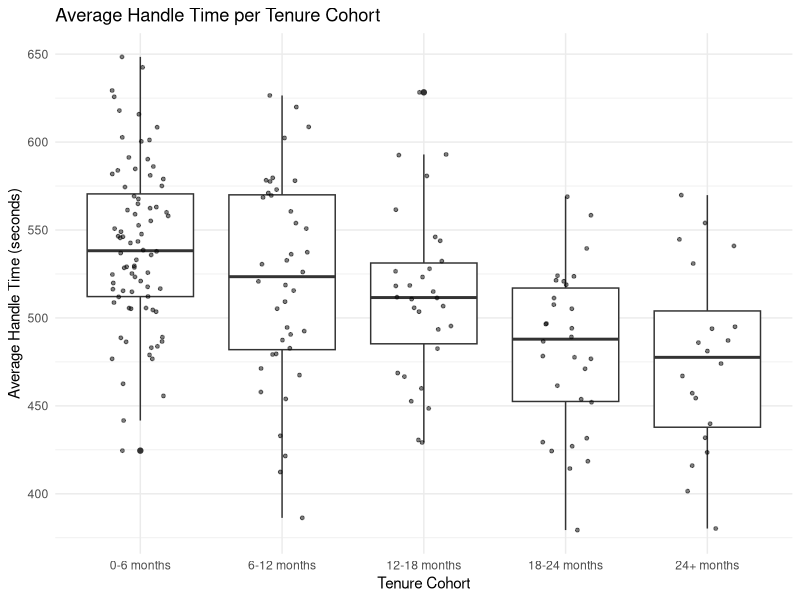
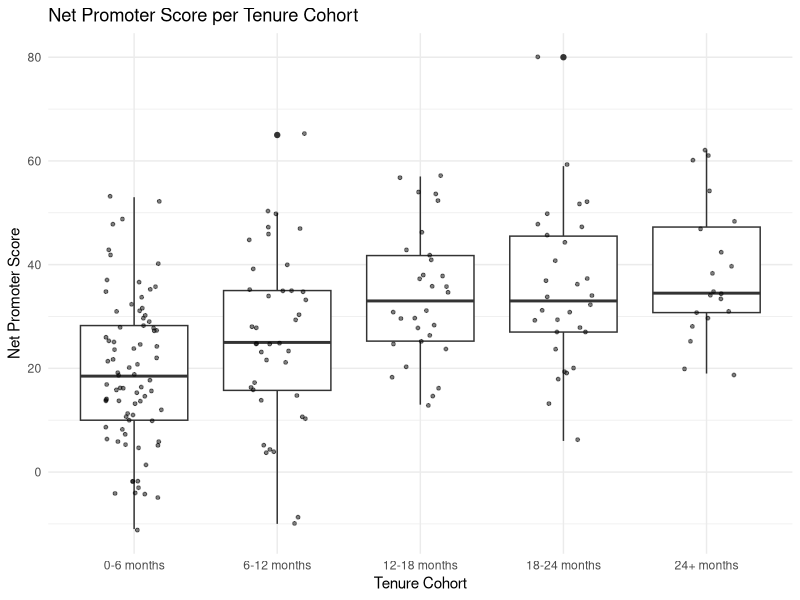
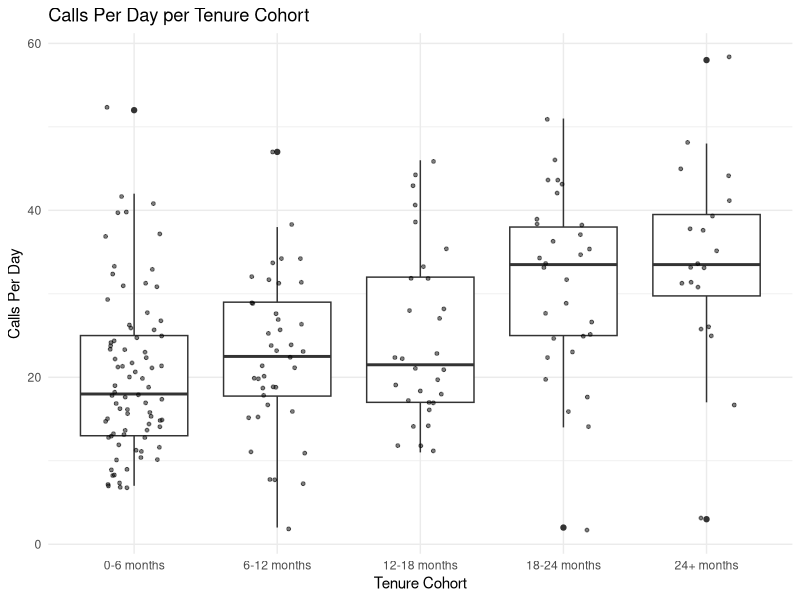
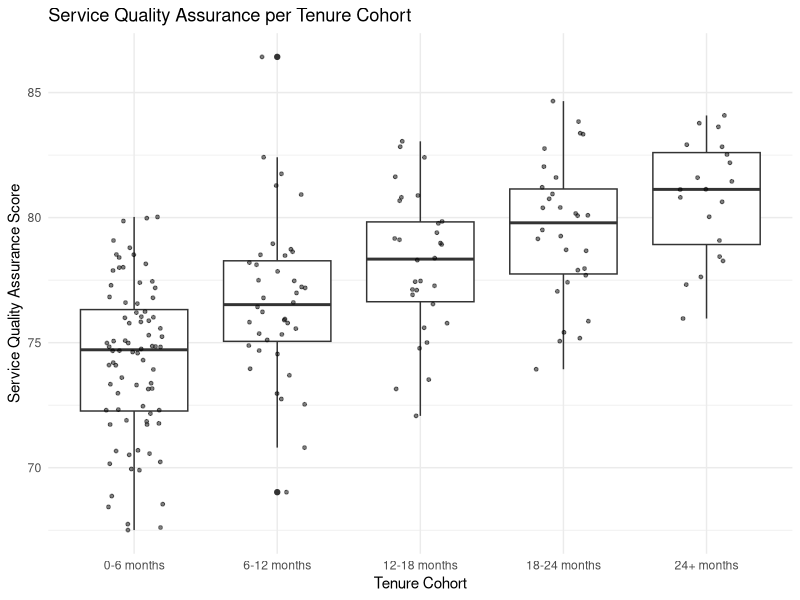
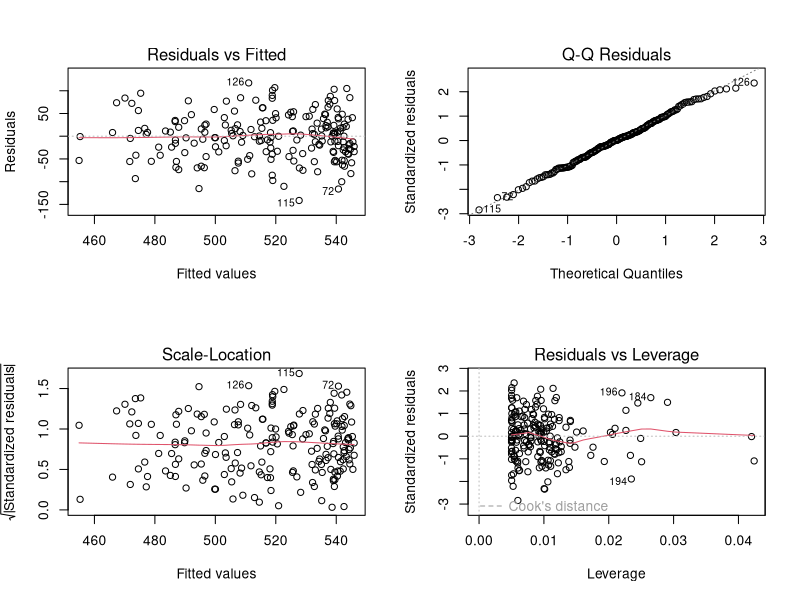
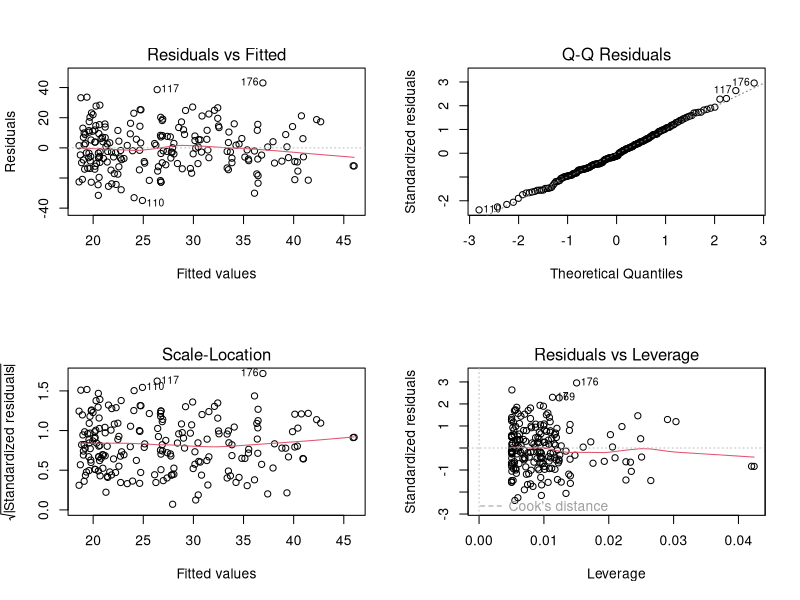
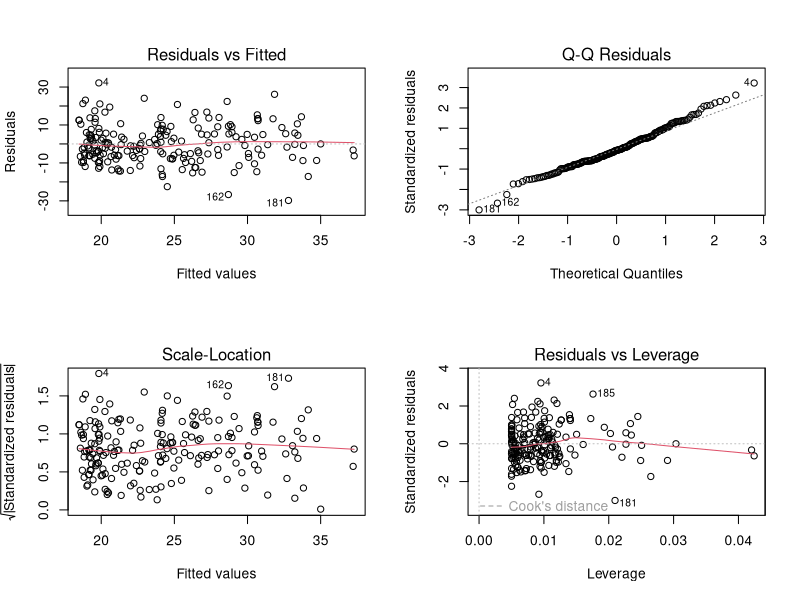
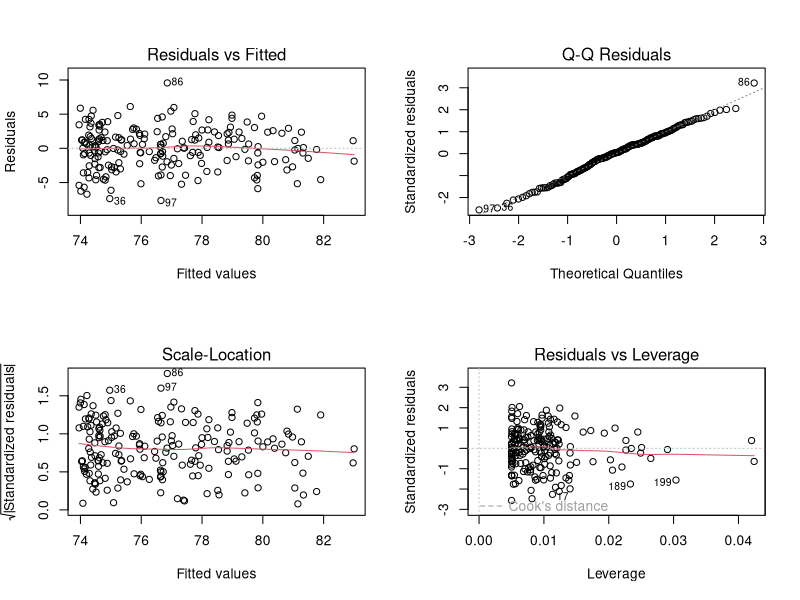

Here is the R script that generated these plots, in order:
# install.packages(c("tidyverse", "lubridate", "MASS", "reshape2", "quantreg"))

library(tidyverse)
library(MASS)
library(lubridate)
library(reshape2)
library(quantreg)

# set seed for reproducibility when generating random data
set.seed(123)

# set number of total employees
total_employees <- 200

# create row names for each tenure cohort
tenure_groups <- c("0-6 months", "6-12 months", "12-18 months", "18-24 months", "24+ months")
# distribute tenure cohorts into 40% 0-6 months and distribute the remainder among other cohorts
tenure_distribution <- c(0.4, 0.2, 0.15, 0.15, 0.1)
# get integer values of each tenure group depending on the percentage distribution
employees_per_group <- round(total_employees * tenure_distribution)

# create empty dataframe to store generated employee data
df <- data.frame()

# synthesise data
for (i in 1:length(tenure_groups)) {
  group_df <- tibble(
    EmployeeID = seq(from = 1, to = employees_per_group[i]),
    TenureGroup = tenure_groups[i],
    # generate values for KPIs from a normal distribution - sqrt function is used here to simulate the increase as tenure increases
    AHT = rnorm(n = employees_per_group[i], mean = (600 - sqrt(i)*60), sd = 50), # Increased variability
    NPS = round(rnorm(n = employees_per_group[i], mean = (5 + sqrt(i)*15), sd = 15)),  # Increased variability
    CallsPerDay = round(rnorm(n = employees_per_group[i], mean = (10 + sqrt(i)*10), sd = 10)),  # Increased variability
    # Poisson distribution used to create the number of assessments completed by each employee
    QA_Assessments = rpois(n = employees_per_group[i], lambda = 10 + (i-1)*2),  
    # Placeholder for SQA values
    SQA = rep(0, employees_per_group[i])  
  )
  
  # SQA is now the sum of individual assessment scores divided by the number of assessments
  group_df$SQA <- sapply(group_df$QA_Assessments, function(x) {
    scores = rnorm(n = x, mean = 70 + sqrt(i)*5, sd = 10) # Increased variability
    return(sum(pmin(pmax(scores, 0), 100))/x)
  })
  
  df <- bind_rows(df, group_df)
}


# ensure no negative AHT values
df$AHT <- ifelse(df$AHT < 0, abs(df$AHT), df$AHT)
# ensure no NPS scores are out of bounds (-100 - 100)
df$NPS <- pmin(pmax(df$NPS, -100), 100)
# ensure no negative calls per day
df$CallsPerDay <- ifelse(df$CallsPerDay < 0, abs(df$CallsPerDay), df$CallsPerDay)
# ensure no SQA values are out of bounds
df$SQA <- pmin(pmax(df$SQA, 0), 100)

# Add a random number of days within the appropriate range for each tenure group
# This could provide more granuluarity when fitting regression models
df$DaysEmployed <- ifelse(df$TenureGroup == "0-6 months", sample(0:180, size = nrow(df), replace = TRUE), 
                          ifelse(df$TenureGroup == "6-12 months", sample(181:365, size = nrow(df), replace = TRUE), 
                                 ifelse(df$TenureGroup == "12-18 months", sample(366:545, size = nrow(df), replace = TRUE),
                                        ifelse(df$TenureGroup == "18-24 months", sample(546:730, size = nrow(df), replace = TRUE), sample(731:1095, size = nrow(df), replace = TRUE)))))

# EDA
# create levels/factors from tenure cohorts for plotting purposes
df$TenureGroupFact <- factor(df$TenureGroup, 
                         levels = c("0-6 months", 
                                    "6-12 months", 
                                    "12-18 months", 
                                    "18-24 months", 
                                    "24+ months"))

# AHT plot
ggplot(df, aes(x = TenureGroupFact, y = AHT)) +
  geom_boxplot() +
  geom_jitter(width = 0.2, size = 1, alpha = 0.5) +
  theme_minimal() +
  labs(title = "Average Handle Time per Tenure Cohort",
       x = "Tenure Cohort",
       y = "Average Handle Time (seconds)")

# NPS plot
ggplot(df, aes(x = TenureGroupFact, y = NPS)) +
  geom_boxplot() +
  geom_jitter(width = 0.2, size = 1, alpha = 0.5) +
  theme_minimal() +
  labs(title = "Net Promoter Score per Tenure Cohort",
       x = "Tenure Cohort",
       y = "Net Promoter Score")

# CallsPerDay plot
ggplot(df, aes(x = TenureGroupFact, y = CallsPerDay)) +
  geom_boxplot() +
  geom_jitter(width = 0.2, size = 1, alpha = 0.5) +
  theme_minimal() +
  labs(title = "Calls Per Day per Tenure Cohort",
       x = "Tenure Cohort",
       y = "Calls Per Day")

# SQA plot
ggplot(df, aes(x = TenureGroupFact, y = SQA)) +
  geom_boxplot() +
  geom_jitter(width = 0.2, size = 1, alpha = 0.5) +
  theme_minimal() +
  labs(title = "Service Quality Assurance per Tenure Cohort",
       x = "Tenure Cohort",
       y = "Service Quality Assurance Score")


# increase performance of more tenured employees
# have more people at either end of the range rather than in the middle
# have better performing newer staff at lower end of AHT and NPS etc.
# make increases less aggressive between cohorts but remain linear

# create summary table showing mean/median/SD of each KPI per tenure group
df_summary <- df %>% 
  group_by(TenureGroup) %>% 
  summarise(
    Mean_AHT = mean(AHT),
    Median_AHT = median(AHT),
    SD_AHT = sd(AHT),
    Mean_NPS = mean(NPS),
    Median_NPS = median(NPS),
    SD_NPS = sd(NPS),
    Mean_CallsPerDay = mean(CallsPerDay),
    Median_CallsPerDay = median(CallsPerDay),
    SD_CallsPerDay = sd(CallsPerDay),
    Mean_SQA = mean(SQA),
    Median_SQA = median(SQA),
    SD_SQA = sd(SQA)
  )

# Fit linear models
# KPI as a function of cohort
model_AHT <- lm(AHT ~ DaysEmployed, data = df)
model_NPS <- lm(NPS ~ DaysEmployed, data = df)
model_CallsPerDay <- lm(CallsPerDay ~ DaysEmployed, data = df)
model_SQA <- lm(SQA ~ DaysEmployed, data = df)

# Calculate standard errors for each model
se_AHT <- summary(model_AHT)$coefficients["DaysEmployed", "Std. Error"]
se_NPS <- summary(model_NPS)$coefficients["DaysEmployed", "Std. Error"]
se_CallsPerDay <- summary(model_CallsPerDay)$coefficients["DaysEmployed", "Std. Error"]
se_SQA <- summary(model_SQA)$coefficients["DaysEmployed", "Std. Error"]

# Combine standard errors into a data frame
se <- data.frame(AHT = se_AHT, NPS = se_NPS, CallsPerDay = se_CallsPerDay, SQA = se_SQA)

# plot assumptions of each model
par(mfrow=c(2,2))
plot(model_AHT)

par(mfrow=c(2,2))
plot(model_NPS)

par(mfrow=c(2,2))
plot(model_CallsPerDay)

par(mfrow=c(2,2))
plot(model_SQA)

# The KPI with the highest R-squared value has the strongest linear relationship with tenure. 
# Thus, the benchmarks for this KPI could be considered the most significant or reliable, 
# in terms of being predicted by tenure
summary(model_AHT)$r.squared
summary(model_NPS)$r.squared
summary(model_CallsPerDay)$r.squared
summary(model_SQA)$r.squared


# make predictions for KPI benchmarks per tenure cohort using quantile regression

# Define tenure midpoints
midpoints <- c(90, 270, 450, 630, 900)

# Initialize benchmarks data frame
benchmarks <- data.frame(TenureGroup = c("0-6 months", "6-12 months", "12-18 months", "18-24 months", "24+ months"),
                         DaysEmployed = midpoints)

# List of KPIs
kpis <- c("AHT", "NPS", "CallsPerDay", "SQA")

# Loop over KPIs
for (kpi in kpis) {
  # Fit quantile regression model for current KPI
  model <- rq(as.formula(paste(kpi, "~ DaysEmployed")), tau = c(0.25, 0.5, 0.75), data = df)
  
  # Make predictions for each tenure midpoint
  predictions <- predict(model, newdata = benchmarks)
  
  # Add predictions to benchmarks data frame
  benchmarks <- cbind(benchmarks, predictions)
}

# Print benchmarks dataframe
print(benchmarks)

# Make informative column names
colnames(benchmarks) <- c("TenureCohort", "Days_Midpoint",
                          "ATH_25th", "ATH_50th", "ATH_75th",
                          "NPS_25th", "NPS_50th", "NPS_75th",
                          "Calls_25th", "Calls_50th", "Calls_75th",
                          "SQA_25th", "SQA_50th", "SQA_75th")

# Convert TenureCohort to an ordered factor so it plots in the correct order
benchmarks$TenureCohort <- factor(benchmarks$TenureCohort, 
                                  levels = c("0-6 months", "6-12 months", "12-18 months", "18-24 months", "24+ months"), 
                                  ordered = TRUE)

# convert benchmarks dataframe to long format for plotting
benchmarks_long <- benchmarks %>%
  pivot_longer(cols = -c(TenureCohort, Days_Midpoint), 
               names_to = c("KPI", "Percentile"), 
               names_sep = "_", 
               values_to = "Value")


# ATH Plot - benchmark
ggplot(subset(benchmarks_long, KPI == "ATH"), aes(x = TenureCohort, y = Value, color = Percentile, group = Percentile)) +
  geom_line() +
  theme_minimal() +
  labs(x = "Tenure Cohort", 
       y = "Average Handle Time (seconds)", 
       color = "Percentile", 
       title = "Benchmark Average Handle Time (seconds) per Tenure Cohort") +
  theme(legend.position = "bottom")

# NPS Plot - benchmark
ggplot(subset(benchmarks_long, KPI == "NPS"), aes(x = TenureCohort, y = Value, color = Percentile, group = Percentile)) +
  geom_line() +
  theme_minimal() +
  labs(x = "Tenure Cohort", 
       y = "Net Promoter Score", 
       color = "Percentile", 
       title = "Benchmark Net Promoter Score per Tenure Cohort") +
  theme(legend.position = "bottom")

# Calls per day Plot - benchmark
ggplot(subset(benchmarks_long, KPI == "Calls"), aes(x = TenureCohort, y = Value, color = Percentile, group = Percentile)) +
  geom_line() +
  labs(x = "Tenure Cohort", 
       y = "Calls per Day", 
       color = "Percentile", 
       title = "Benchmark Number of Calls per day per Tenure Cohort") +
  theme_minimal()

# SQA Plot - benchmark
ggplot(subset(benchmarks_long, KPI == "SQA"), aes(x = TenureCohort, y = Value, color = Percentile, group = Percentile)) +
  geom_line() +
  labs(x = "Tenure Cohort", 
       y = "Service Quality Assurance Score", color = "Percentile", title = "Service Quality Assurance Score per Tenure Cohort") +
  theme_minimal()



## STRETCH GOAL
# make predictions for KPI benchmarks per tenure cohort using quantile regression

# Define tenure midpoints
midpoints <- c(90, 270, 450, 630, 900)

# Initialize benchmarks data frame
benchmarks_stretch <- data.frame(TenureGroup = c("0-6 months", "6-12 months", "12-18 months", "18-24 months", "24+ months"),
                         DaysEmployed = midpoints)

# List of KPIs
kpis <- c("AHT", "NPS", "CallsPerDay", "SQA")

# Loop over KPIs
for (kpi in kpis) {
  # Fit quantile regression model for current KPI
  model <- rq(as.formula(paste(kpi, "~ DaysEmployed")), tau = c(0.50, 0.75, 0.90), data = df)
  
  # Make predictions for each tenure midpoint
  predictions <- predict(model, newdata = benchmarks_stretch)
  
  # Add predictions to benchmarks data frame
  benchmarks_stretch <- cbind(benchmarks_stretch, predictions)
}

# Print benchmarks dataframe
head(benchmarks_stretch)

# Make informative column names
colnames(benchmarks_stretch) <- c("TenureCohort", "Days_Midpoint",
                          "ATH_50th", "ATH_75th", "ATH_90th",
                          "NPS_50th", "NPS_75th", "NPS_90th",
                          "Calls_50th", "Calls_75th", "Calls_90th",
                          "SQA_50th", "SQA_75th", "SQA_90th")

# Convert TenureCohort to an ordered factor so it plots in the correct order
benchmarks_stretch$TenureCohort <- factor(benchmarks_stretch$TenureCohort, 
                                  levels = c("0-6 months", "6-12 months", "12-18 months", "18-24 months", "24+ months"), 
                                  ordered = TRUE)

# convert benchmarks dataframe to long format for plotting
benchmarks_stretch_long <- benchmarks_stretch %>%
  pivot_longer(cols = -c(TenureCohort, Days_Midpoint), 
               names_to = c("KPI", "Percentile"), 
               names_sep = "_", 
               values_to = "Value")

# ATH Plot - benchmark
ggplot(subset(benchmarks_stretch_long, KPI == "ATH"), aes(x = TenureCohort, y = Value, color = Percentile, group = Percentile)) +
  geom_line() +
  theme_minimal() +
  labs(x = "Tenure Cohort", 
       y = "Average Handle Time (seconds)", 
       color = "Percentile", 
       title = "Benchmark Average Handle Time (seconds) per Tenure Cohort (Stretch Goal)") +
  theme(legend.position = "bottom")

# NPS Plot - benchmark
ggplot(subset(benchmarks_stretch_long, KPI == "NPS"), aes(x = TenureCohort, y = Value, color = Percentile, group = Percentile)) +
  geom_line() +
  theme_minimal() +
  labs(x = "Tenure Cohort", 
       y = "Net Promoter Score", 
       color = "Percentile", 
       title = "Benchmark Net Promoter Score per Tenure Cohort (Stretch Goal)") +
  theme(legend.position = "bottom")

# Calls per day Plot - benchmark
ggplot(subset(benchmarks_stretch_long, KPI == "Calls"), aes(x = TenureCohort, y = Value, color = Percentile, group = Percentile)) +
  geom_line() +
  labs(x = "Tenure Cohort", 
       y = "Calls per Day", 
       color = "Percentile", 
       title = "Benchmark Number of Calls per day per Tenure Cohort (Stretch Goal)") +
  theme_minimal()

# SQA Plot - benchmark
ggplot(subset(benchmarks_stretch_long, KPI == "SQA"), aes(x = TenureCohort, y = Value, color = Percentile, group = Percentile)) +
  geom_line() +
  labs(x = "Tenure Cohort", 
       y = "Service Quality Assurance Score", 
       color = "Percentile", 
       title = "Service Quality Assurance Score per Tenure Cohort (Stretch Goal)") +
  theme_minimal()
